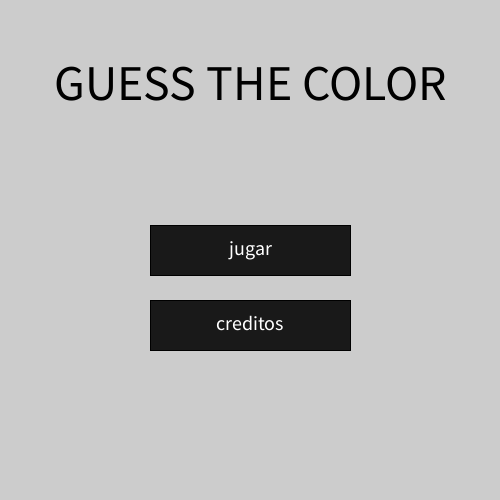
Frame 1 (no input)
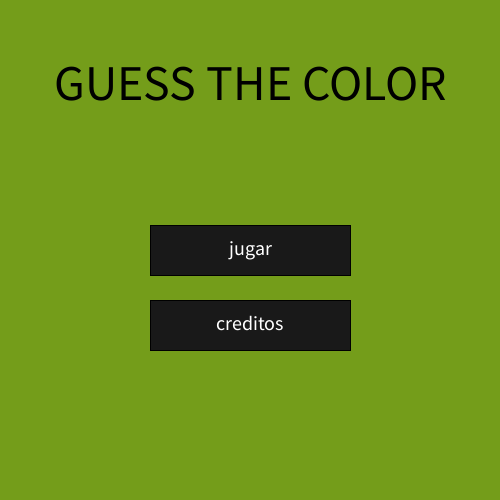
Frame 60 (the mouse pressed at the canvas centre just before this capture)
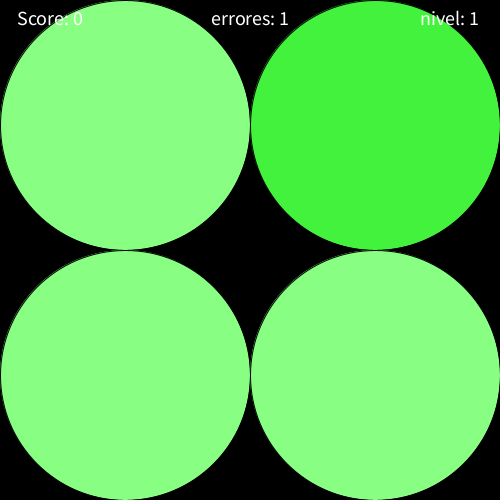
Frame 120 (the mouse held since frame 60 and released just before this capture)

The Processing sketch that drew these frames (run headless with seeded random() and noise(); from frame 60 on, the mouse is pressed at the canvas centre):

// Processing sketch: tp3
// ── tp3.pde
int [][] circulos; int colordist; int cualdist; int puntos; int colordifer; int nivel; int sector;int errores;int colordistant;int juego; int y;
float [] ejeX; float [] ejeY;


void setup() {
  size(500, 500);
  variables ();
}

void draw() {
  pantalla0 ();
  pantalla1 ();
  pantalla2 ();
  pantalla3 ();
}

// ── Funciones.pde
void colores() {
  for ( int i = 0; i < 4; i++) {
    if (i == colordist) {
      for (int l = 0; l < 3; l++) {
        circulos[i][l] = floor(random(255));
      }
    }
    for ( int a = 0; a < 4; a++) {
      if ( a != colordist) {
        for ( int b = 0; b < 3; b++) {
          circulos[a][b] = circulos[colordist][b] + colordifer;
        }
      }
    }
  }
}


void Ciculos() {
  for ( int i = 0; i < 4; i++) {
    colorcirc(i);
    ellipse(width*ejeX[i], width*ejeY[i], width/2, width/2);
  }
}


void colorcirc (int i) {
  fill(circulos[i][0], circulos[i][1], circulos[i][2]);
}


void detectarDificultad() {
  if (puntos == 5) {
    colordifer = colordifer  -10;
    nivel++;
  }
  if (puntos == 10) {
    colordifer = colordifer  -10;
    nivel++;
  }
  if (puntos == 15) {
    colordifer = colordifer - 10;
    nivel++;
  }
  if (puntos == 20) {
    colordifer = colordifer - 10;
    nivel++;
  }
  if (puntos == 25) {
    colordifer = colordifer - 10;
    nivel++;
  }
  if (puntos == 40) {
    colordifer = colordifer - 10;
    nivel++;
  }
  if (puntos == 50) {
    colordifer = colordifer - 5;
    nivel++;
  }
}


void clickCorrecto () {
  if ( mouseX < width/2 && mouseY < height/2) {
    sector = 0;
  }
  if ( mouseX > width/2 && mouseY < height/2) {
    sector = 1;
  }
  if ( mouseX < width/2 && mouseY > height/2) {
    sector = 2;
  }
  if ( mouseX > width/2 && mouseY > height/2) {
    sector = 3;
  }
}


void ejes () {
  for ( int i = 0; i < 4; i++) {
    if ( i == 0 || i == 2) {
      ejeX [i] = 0.25;
    } 
    if ( i == 1 || i == 3) {
      ejeX [i] = 0.75;
    }
    if ( i == 0 || i == 1) {
      ejeY [i] = 0.25;
    } 
    if ( i == 2 || i == 3) {
      ejeY [i] = 0.75;
    }
  }
}

void pantalla0 () {
  if ( juego == 0) {
    if (frameCount%15 == 0) {
      background(random(0, 255), random(0, 255), random(0, 255));
    }
    textSize(50);
    fill(0);
    text("GUESS THE COLOR", width/2, 100);
    textSize(20);
    fill(25);
    rect(width/2, width/2, 200, 50);
    rect(width/2, (width/2) +75, 200, 50);
    fill(255);
    text("jugar", width/2, 255);
    text("creditos", width/2, 330);
  }
}

void pantalla1 () {
  if ( errores < 4 && juego == 1) {
    background(0);
    Ciculos();
    fill(255);
    text("Score: " + puntos, 50, 25);
    text("nivel: " + nivel, 450, 25);
    text("errores: " + errores, width/2, 25);
  }
}

void pantalla2 () {
  if (juego == 2) {
    background(0);
    text("Santiago Argañaras", width/2, y);
    text("Legajo 91334/2", width/2, y + 25);
    text("trabajo practico N°3", width/2, y + 50);
    text("GRACIAS :)", width/2, y + 400);
    if ( y > -150) {
      y--;
    }
    text("menu", 450, 475);
  }
}

void pantalla3() {
  if ( juego == 3) {
    background(0);
    textSize(50);
    fill(0, 255, 0);
    text("GANASTE", width/2, height/2);
    textSize(20);
    text("menu", 450, 475);
  }
}

void mousePressed() {
  if ( juego == 0) {
    if (mouseX > 150 && mouseX < 350 && mouseY > 225 && mouseY < 275) {
      juego = 1;
    }
    if (mouseX > 150 && mouseX < 350 && mouseY > 300 && mouseY < 350) {
      juego = 2;
    }
  }
  if ( juego == 2) {
    if (mouseX > 420 && mouseX < 480 && mouseY > 455 && mouseY < 485) {
      juego = 0;
      y = 600;
    }
  }
  if ( juego == 3) {
    if (mouseX > 420 && mouseX < 480 && mouseY > 455 && mouseY < 485) {
      juego = 0;
      y = 600;
    }
  }
  if ( juego == 1) {
    clickCorrecto();
    if ( sector == colordist) {
      puntos++;
      colordistant = colordist;
      colordist = floor(random(0, 4));
      colores();
      detectarDificultad();
    }
    clickCorrecto();
    if ( sector != colordistant && errores < 4) {
      errores++;
    }
    if ( errores == 4) {
      background(0);
      textSize(50);
      fill(255, 0, 0);
      text("GAME OVER", width/2, height/2);
    }
    if ( puntos == 50){
      juego = 3;
    }
  }
}

void keyPressed() {
  if (key == 'r') {
    juego = 0;
    puntos = 0;
    errores = -1;
    nivel = 1;
    y = 600;
  }
}

// ── Variables.pde
void variables () {
  ellipseMode(CENTER);
  rectMode(CENTER);
  textAlign(CENTER);
  textSize(20);
  puntos = 0;
  colordifer = 70;
  nivel = 1;
  errores = 0;
  y = 600;
  juego = 0;
  colordist = floor(random(0, 3));
  colordistant = colordist;
  circulos = new int [4][3];
  ejeX = new float [4];
  ejeY = new float [4];
  colores();
  ejes ();
}
